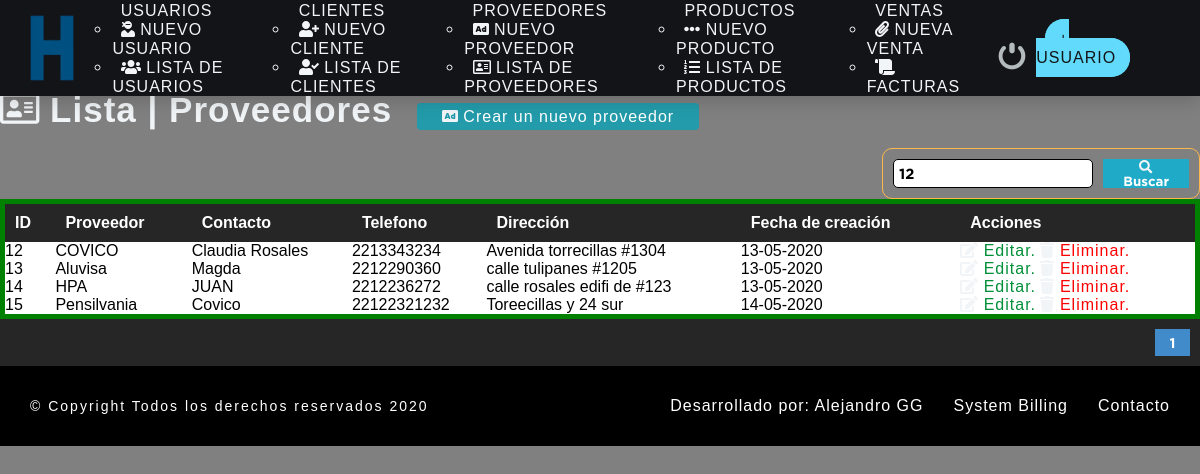
Page /sistema/buscar_proveedor.php?busqueda=12 (signed in) on the committed database.
### tables this page shows
CREATE TABLE `proveedor` (
  `codproveedor` int(11) NOT NULL,
  `proveedor` varchar(100) DEFAULT NULL,
  `contacto` varchar(100) DEFAULT NULL,
  `telefono` bigint(11) DEFAULT NULL,
  `direccion` text DEFAULT NULL,
  `date_add` datetime DEFAULT current_timestamp(),
  `usuario_id` int(11) NOT NULL,
  `estatus` int(11) NOT NULL DEFAULT 1
);

### sistema/buscar_proveedor.php (the view, shortened to what this page needs)
<?php
include "../conexion.php";
?>
<!DOCTYPE html>
<html lang="en">
<head>
  <?php
  include "includes/scripts.php";
  ?>
</head>
<body>
  <?php
  include "includes/nav.php"
  ?><br><br>
  <br>
  <br>
  <br>
  <section id="container">
    <?php
           $busqueda = strtolower($_REQUEST['busqueda']);
    ?>
<h1><i class="far fa-address-card"></i> Lista | Proveedores</h1>
  <a href="registro_proveedor.php" class="btn_new"><i class="fas fa-ad"></i> Crear un nuevo proveedor</a>
  <br>
    <br>
<form action="buscar_proveedor.php" method="get" class="form_search">
  <input type="text" name="busqueda" id="busqueda" placeholder="Buscar" value="<?php echo $busqueda; ?>">
  <button type="submit" class="btn_search"><i class="fas fa-search"></i> Buscar</button>
</form>
  <table>
    <tr>
      <th>ID</th>
      <th>Proveedor</th>
      <th>Contacto</th>
      <th>Telefono</th>
      <th>Dirección</th>
      <th>Fecha de creación</th>
      <th>Acciones</th>
    </tr>
    <?php
    $sql_register = mysqli_query($conection, "SELECT COUNT(*) AS total_registro FROM proveedor Where
    (
        codproveedor LIKE '%$busqueda%' OR
         proveedor LIKE '%$busqueda%' OR
         contacto LIKE '%$busqueda%' OR
         telefono LIKE '%$busqueda%'
    )
        AND  estatus = 1");
    $result_register = mysqli_fetch_array($sql_register);
    $total_registro = $result_register['total_registro'];
    $por_pagina = 5;
    if(empty($_GET['pagina']))
    {
      $pagina = 1;
    }
    else
    {
      $pagina = $_GET['pagina'];
    }
    $desde = ($pagina-1) * $por_pagina;
     $total_paginas = ceil($total_registro / $por_pagina);
    $query = mysqli_query($conection, "SELECT* FROM proveedor
      WHERE
         (
         codproveedor LIKE '%$busqueda%' OR
         proveedor LIKE '%$busqueda%' OR
          contacto LIKE '%$busqueda%' OR
         telefono LIKE '%$busqueda%'
         )
         AND
         estatus = 1 ORDER BY codproveedor ASC LIMIT $desde,$por_pagina");
    $result = mysqli_num_rows($query);
    if($result > 0 )
    {
      while ($data= mysqli_fetch_array($query))
      {
        $formato = 'Y-m-d H:i:s';
        $fecha = DateTime::createFromFormat($formato,$data["date_add"]);
      ?>
    <tr>
        <td><?php echo $data['codproveedor']; ?></td>
      <td><?php echo $data['proveedor']; ?></td>
      <td><?php echo $data['contacto']; ?></td>
      <td><?php echo $data['telefono']; ?></td>
      <td><?php echo $data['direccion']; ?></td>
      <td><?php echo $fecha->format('d-m-Y'); ?></td>
      <td>
        <a class="link_edit" href="editar_proveedor.php?id=<?php echo $data['codproveedor'] ?>"><i class="fas fa-edit"></i>
 Editar.</a>
        <a class="link_delete" href="eliminar_confirmar_proveedor.php?id=<?php echo $data['codproveedor'] ?>"><i class="fas fa-trash"></i>
 Eliminar.</a>
      </td>
    </tr>
  <?php
    }
    }
  ?>
  </table>
  <?php
if($total_registro !=0 ){
  ?>
  <div class ="paginador">
    <ul>
      <?php
           for ($i=1; $i <= $total_paginas; $i++) {
            if($i == $pagina)
            {
             echo '<li class="pageselected">'.$i.'</li>';
            }else{
            echo '<li><a href="?pagina='.$i.'$busqueda='.$busqueda.'>'.$i.'</a></li>';
           }
           }
      ?>
    </ul>
  </div>
  <?php
          }
    ?>
  </section>
  <?php
  include "includes/footer.php"
  ?>
</body>
</html>

### sistema/css/style.css (style rules this page uses)
* { margin: 0; padding: 0; color: #f2f5f7; box-sizing: border-box; font-family: 'GothamBold', cursive; }
body { background: gray; margin: 0; padding: 0; }
h1, h2, h3, h4, h5, h6 { font-family: 'arial'; font-weight: bold; letter-spacing: 1px; }
h1 { font-size: 26px; }
a { text-decoration: none; font-family: arial; letter-spacing: 1px; }
body { overflow-x: hidden; }
form { background: #262626; color:gray; margin: auto; padding: 20px 50px; border: 1px solid #ffb74d; }
input,select { display: block; width: 100%; font-size: 11pt; padding: 5px; border: 1px solid #000000; border-radius: 5px; color: black; }
#container h1 { font-size: 35px; display:inline-block; }
.btn_new { display: auto; background: #239baa; color: white; padding: 5px 25px; border-radius: 4px; margin: 20px; }
table { border-collapse: collapse; font-size: 12pt; font-family: 'arial'; width: 100%; border: green 5px solid }
td { background: #fff; color: #000000; border: green 5px solid font-size: 12pt; font-family: 'arial'; }
table th { text-align: left; padding: 10px; background:#262626; color:#fff; font-size: 12pt; font-family: 'arial'; }
table tr:nth-child(odd) { background: #c88719; }
.link_edit { color:#008f39; }
.link_delete { color:#ff0000; }
.paginador ul { padding: 10px; list-style: none; background: #262626; display: -webkit-flex; display: -moz-flex; display: -o-flex ; display: flex; justify-content: flex-end; }
.paginador a, .pageselected { color: #fff; border:1px solid #ddd; padding: 5px; display: inline-block; font-size: 14px; text-align:center; width: 35px; }
.pageselected { color: #fff; background: #428bca; border: 1px solid #428bca; }
.form_search { display: -webkit-flex; display: -moz-flex; display: -o-flex ; display: flex; float: right; background: initial; padding: 10px; border-radius: 10px; }
.form_search .btn_search { background: #1faac8; color: #fff; padding: 0 20px; border: 0; cursor:pointer; margin-left: 10px; }

### rows in the picture
proveedor: codproveedor "12", proveedor "COVICO", contacto "Claudia Rosales", telefono "2213343234", direccion "Avenida torrecillas #1304", date_add "13-05-2020"
proveedor: codproveedor "13", proveedor "Aluvisa", contacto "Magda", telefono "2212290360", direccion "calle tulipanes #1205", date_add "13-05-2020"
proveedor: codproveedor "14", proveedor "HPA", contacto "JUAN", telefono "2212236272", direccion "calle rosales edifi de #123", date_add "13-05-2020"
proveedor: codproveedor "15", proveedor "Pensilvania", contacto "Covico", telefono "22122321232", direccion "Toreecillas y 24 sur", date_add "14-05-2020"
